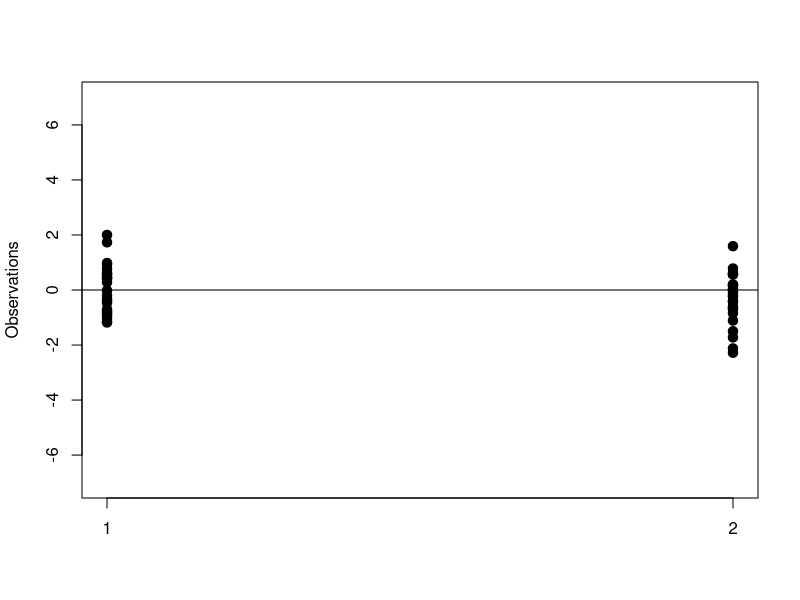
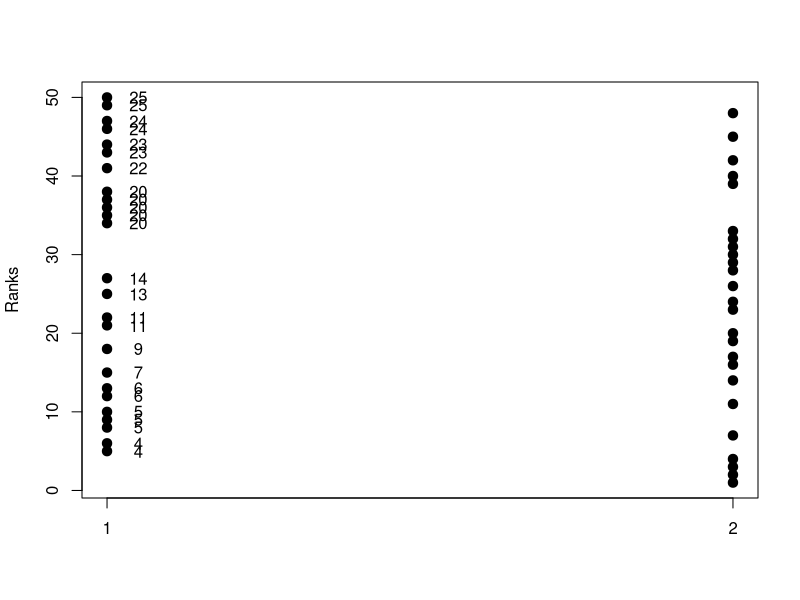

Write R code to recreate these figures, in order.

set.seed(779) ##for illustration
N=25
x<- rnorm(N,0,1)
y<- rnorm(N,0,1)
x[1]<-5;x[2]<-7
cat("t-test pval:",t.test(x,y)$p.value)
cat("Wilcox test pval:",wilcox.test(x,y)$p.value)
set.seed(779) ##for illustration
N=25
x<- rnorm(N,0,1)
y<- rnorm(N,0,1)

cat("t-test pval:",t.test(x,y)$p.value)
cat("Wilcox test pval:",wilcox.test(x,y)$p.value)
# Two t-test w/ or w/o outliner
# t-test pval: 0.04439948 ; t-test pval: 0.1589672
#wilcox test Wilcox test pval: 0.1310212; Wilcox test pval: 0.3066718

# Sow different  in pVal
#Wilcox test more ok with outliner.

#The basic idea is to 
#1) combine all the data, 
#2) turn the values into ranks, 
#3) separate them back into their groups, and 
#4) compute the sum or average rank and perform a test.




stripchart(list(x,y),vertical=TRUE,ylim=c(-7,7),ylab="Observations",pch=21,bg=1,cex=1.25)
abline(h=0)

xrank<-rank(c(x,y))[seq(along=x)]
yrank<-rank(c(x,y))[-seq(along=y)]
stripchart(list(xrank,yrank),vertical=TRUE,ylab="Ranks",pch=21,bg=1,cex=1.25)
ws <- sapply(x,function(z) rank(c(z,y))[1]-1)
text(rep(1.05,length(ws)),xrank,ws)

W <-sum(ws) 

#W is the sum of the ranks for the first group. Statistical theory 
#(based on CLT) tells us that this statistic is approximated by the normal distribution.


#we can construct a z-score as follows:

n1<-length(x);n2<-length(y)
Z <- (mean(ws)-n2/2)/ sqrt(n2*(n1+n2+1)/12/n1)
print(Z)


